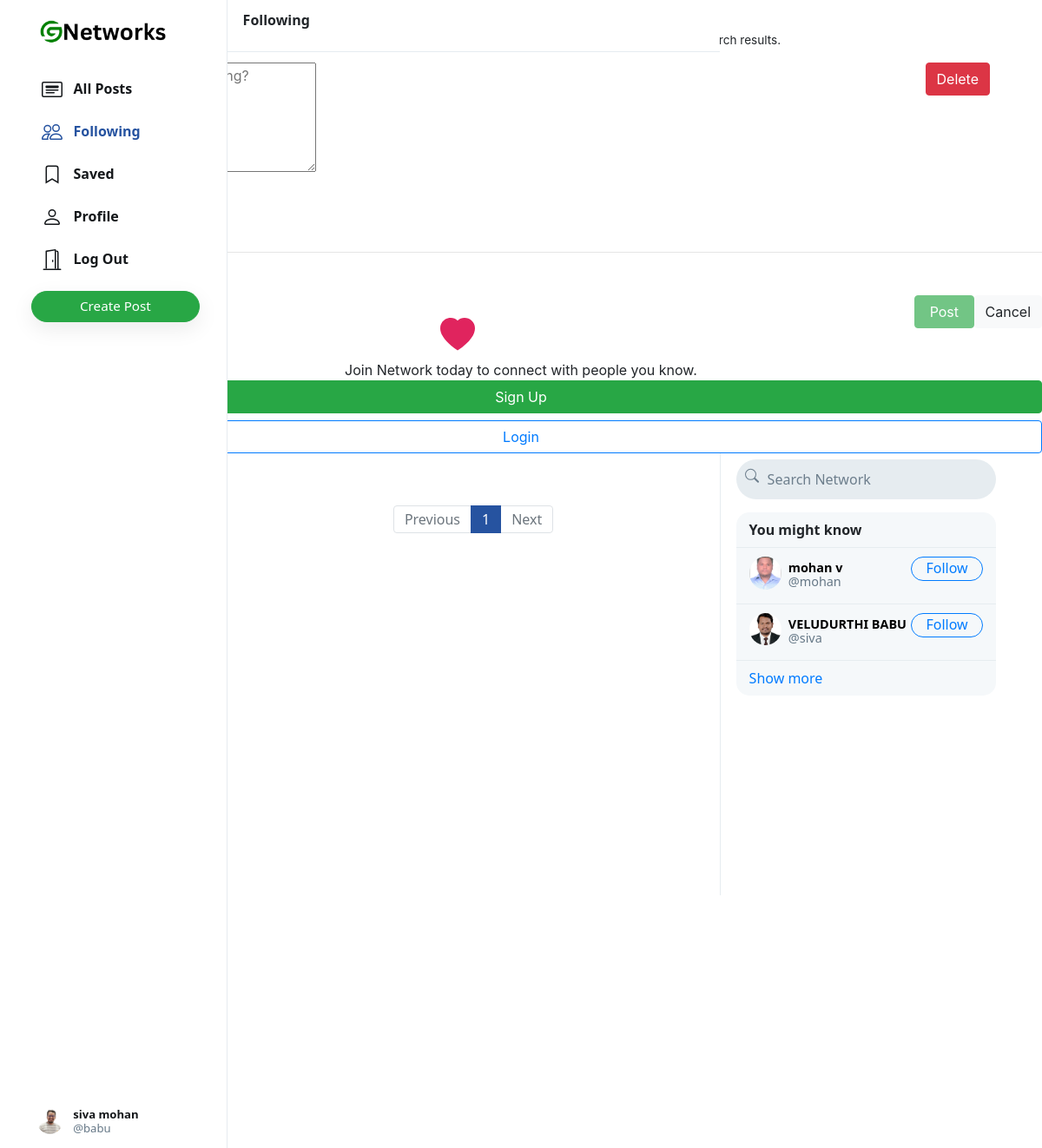
The page /n/following (signed in) on the database its author committed.
### network/models.py (models this page shows, shortened)
class User(AbstractUser):
    profile_pic = models.ImageField(upload_to='profile_pic/')
    bio = models.TextField(max_length=160, blank=True, null=True)
    cover = models.ImageField(upload_to='covers/', blank=True)

### network/views.py (the view)
# urls.py: path("n/following", views.following, name='following'),
def following(request):
    if request.user.is_authenticated:
        following_user = Follower.objects.filter(followers=request.user).values('user')
        all_posts = Post.objects.filter(creater__in=following_user).order_by('-date_created')
        paginator = Paginator(all_posts, 10)
        page_number = request.GET.get('page')
        if page_number == None:
            page_number = 1
        posts = paginator.get_page(page_number)
        followings = Follower.objects.filter(followers=request.user).values_list('user', flat=True)
        suggestions = User.objects.exclude(pk__in=followings).exclude(username=request.user.username).order_by("?")[:6]
        return render(request, "network/index.html", {
            "posts": posts,
            "suggestions": suggestions,
            "page": "following"
        })
    else:
        return HttpResponseRedirect(reverse('login'))

### network/templates/network/index.html (shortened to what this page needs)
{% extends "network/layout.html" %}
{% load static %}
{% block body %}
    <div class="main-div">
        <div class="left-div">
            <nav class="head heading">
                {% if page == 'all_posts' %}
                    All Posts
                {% elif page == 'following' %}
                    Following
                {% elif page == 'saved' %}
                    Saved
                {% elif page == 'profile' %}
                    Profile
                {% else %}
                    Explore
                {% endif %}
            </nav>
            <div class="left-div-content">
                <div class="posts-view">
                    <div class="main-div-content">
                        <nav aria-label="Page navigation example" class="pagination-bar">
                            <ul class="pagination justify-content-center">
                                {% if posts.has_previous %}
                                    <li class="page-item">
                                        <a class="page-link" href="?page={{ posts.previous_page_number | default:1}}" tabindex="-1" aria-disabled="true">Previous</a>
                                    </li>
                                {% else %}
                                    <li class="page-item disabled">
                                        <a class="page-link" href="" tabindex="-1" aria-disabled="true">Previous</a>
                                    </li>
                                {% endif %}
                                {% for each in posts.paginator.page_range %}
                                    {% if each == posts.number %}
                                        <li class="page-item active"><a class="page-link" href="?page={{each}}">{{each}}</a></li>
                                    {% else %}
                                        <li class="page-item"><a class="page-link" href="?page={{each}}">{{each}}</a></li>
                                    {% endif %}
                                {% endfor %}
                                {% if posts.has_next %}
                                    <li class="page-item">
                                        <a class="page-link" href="?page={{ posts.next_page_number }}">Next</a>
                                    </li>
                                {% else %}
                                    <li class="page-item disabled">
                                        <a class="page-link" href="">Next</a>
                                    </li>
                                {% endif %}
                            </ul>
                          </nav>
                    </div>
                </div>
            </div>
        </div>
    </div>
{% endblock %}

### network/templates/network/layout.html (shortened to what this page needs)
{% load static %}
<!DOCTYPE html>
<html lang="en">
    <head>
        <link rel="stylesheet" href="https://stackpath.bootstrapcdn.com/bootstrap/4.4.1/css/bootstrap.min.css">
        <link href="{% static 'network/styles.css' %}" rel="stylesheet">
    </head>
    <body>
        <div class="popup">
            <div class="small-popup">
                <div style="margin-bottom: 10px; font-size: 1.1em;"><strong>Delete Post?</strong></div>
                <div class="grey" style="font-size: .85em; margin-bottom: 15px;">
                    This can’t be undone and it will be removed from your profile, the timeline of any accounts that follow you, and from Network search results.
                </div>
                <div style="padding: 0px 5%;">
                    <button class="btn btn-light float-left" onclick="remove_popup()">Cancel</button>
                    <button class="btn btn-danger float-right" id="delete_post_btn">Delete</button>
                </div>
            </div>
            <div class="large-popup">
                <div>
                    <div class="form-area">
                        <form action="{% url 'createpost' %}" method="POST" class="newpost" enctype="multipart/form-data">
                            <div id='img-div'>
                                <button id="del-img" type='button'>
                                </button>
                            </div>
                            <hr>
                            <div class="form-action-btns">
                                <div>
                                    <label for="insert-img" class="icon-btn form-icon-btn">
                                        <span style="font-size: 0.95em;">&nbsp;Photo</span>
                                    </label>
                                </div>
                                <div>
                                    <button class="btn btn-light float-right cancel-post" type="button" onclick="remove_popup()">Cancel</button>
                                    <input type="submit" class="btn btn-success float-right submit-btn" value="&nbsp;Post&nbsp;" disabled>
                                </div>
                            </div>
                        </form>
                    </div>
                </div>
            </div>
            <div class="login-popup">
                <div onclick="remove_popup()" class="icon-btn">
                </div>
                <center>
                    <div class="icon-div">
                        <svg width="2.5em" height="2.5em" viewBox="0 0 16 16" class="bi bi-heart-fill" fill="#e0245e" xmlns="http://www.w3.org/2000/svg">
                            <path fill-rule="evenodd" d="M8 1.314C12.438-3.248 23.534 4.735 8 15-7.534 4.736 3.562-3.248 8 1.314z"/>
                        </svg>
                    </div>
                    <div class="main_text-div">
                        <div class="grey">
                            Join Network today to connect with people you know.
                        </div>
                    </div>
                    <div class="btn-div">
                        <button class="btn btn-success btn-block" onclick="goto_register()">Sign Up</button>
                        <button class="btn btn-outline-primary btn-block" onclick="goto_login()">Login</button>
                    </div>
                </center>
            </div>
        </div>
        <div class="body" data-page="{{page}}">
            <div class="sidenav">
                <a href="{% url 'index' %}" class="navbar-brand">
                    <img src="{% static 'network/Images/logo.png' %}" height="31px">
                </a>
                <div style="height: 100%;">
                    <div>
                        <div>
                            <ul>
                                <li class="nav-item" id="all_posts">
                                <a href="{% url 'index' %}" class="nav-link">
                                    <div>
                                        &nbsp;&nbsp;All Posts
                                    </div>
                                </a>
                                </li>
                                {% if user.is_authenticated %}
                                    <li class="nav-item" id="following">
                                        <a href="{% url 'following' %}" class="nav-link">
                                            <div>
                                                &nbsp;&nbsp;Following
                                            </div>
                                        </a>
                                    </li>
                                    <li class="nav-item" id="saved">
                                        <a href="{% url 'saved' %}" class="nav-link">
                                            <div>
                                                <svg width="1.5em" height="1.5em" viewBox="0 0 16 16" class="bi bi-bookmark" fill="currentColor" xmlns="http://www.w3.org/2000/svg">
                                                    <path fill-rule="evenodd" d="M8 12l5 3V3a2 2 0 0 0-2-2H5a2 2 0 0 0-2 2v12l5-3zm-4 1.234l4-2.4 4 2.4V3a1 1 0 0 0-1-1H5a1 1 0 0 0-1 1v10.234z"/>
                                                  </svg>
                                                &nbsp;&nbsp;Saved
                                            </div>
                                        </a>
                                    </li>
                                    <li class="nav-item" id="profile">
                                        <a href="{% url 'profile' user.username %}" class="nav-link">
                                            <div>
                                                &nbsp;&nbsp;Profile
                                            </div>
                                        </a>
                                    </li>
                                    <li class="nav-item" id="logout">
                                        <a href="{% url 'logout' %}" class="nav-link">
                                            <div>
                                                &nbsp;&nbsp;Log Out
                                            </div>
                                        </a>
                                    </li>
                                {% endif %}
                            </ul>
                        </div>
                        {% if user.is_authenticated %}
                            <button id="popup-btn" class="btn btn-success new-post-btn" onclick="createpost()">Create Post</button>
                        {% endif %}
                    </div>
                    <div style="position: absolute; bottom: 10px;">
                        {% if user.is_authenticated %}
                            <li class="nav-item sidenav-user">
                                <a href="{% url 'profile' user.username %}" class="nav-link">
                                    <div class="user_account">
                                        <div class="small-profilepic" style="float: left; background-image: url(/media/{{user.profile_pic}})"></div>
                                        <div style="height: 2.7vw; margin: auto;">
                                            <div style="margin-top: 4px;"><strong>{{user.first_name}} {{user.last_name}}</strong></div>
                                            <div class="grey" style="margin-top: 4px;">@{{ user.username }}</div>
                                        </div>
                                    </div>
                                </a>
                            </li>
                        {% endif %}
                    </div>
                </div>
            </div>
            {% block body %}
            {% endblock %}
            <div class="right-div">
                <nav class="head">
                    <form action="#">
                        <div class="search-div">
                            <div>
                            </div>
                            <input type="text" name="query" id="search-box" placeholder="Search Network">
                        </div>
                    </form>
                </nav>
                <div class='right-div-content'>
                    <div class="space" style="background-color: white;"></div>
                    {% if user.is_authenticated %}
                        <div class="suggestion-box">
                            <div class="suggestion-header">
                                You might know
                            </div>
                            {% for suggestion in suggestions %}
                                <div class="suggestion-user">
                                    <div>
                                        <a href="{% url 'profile' suggestion.username %}">
                                            <div class="small-profilepic" style="background-image: url(/media/{{suggestion.profile_pic}})"></div>
                                        </a>
                                    </div>
                                    <div class="user-details">
                                        <a href="{% url 'profile' suggestion.username %}">
                                            <div id="user-name">
                                                <strong>
                                                    {{suggestion.first_name}} {{suggestion.last_name}}
                                                </strong>
                                            </div>
                                            <div class="grey">@{{suggestion.username}}</div>
                                        </a>
                                    </div>
                                    <div>
                                        <button class="btn btn-outline-primary" type="button" onclick="follow_user(this,'{{suggestion.username}}','suggestion')">Follow</button>
                                    </div>
                                </div>
                            {% empty %}
                                    <div style="text-align: center; border-bottom: .5px solid #e6ecf0; padding: 10px 15px;">
                                        <span class="grey" style="font-size: .9em;">No suggestions available.</span>
                                    </div>
                            {% endfor %}
                            <div class="suggestion-footer">
                                <a href="#">Show more</a>
                            </div>
                        </div>
                    {% endif %}
                </div>
            </div>
        </div>
    </body>
</html>

### rows shown on the page
User: profile_pic (picture), first_name "siva", last_name "mohan", username "babu"
User: profile_pic (picture), first_name "mohan", last_name "v", username "mohan"
User: profile_pic (picture), first_name "VELUDURTHI", last_name "BABU", username "siva"

### other values the page prints
{{ each }} "1"
